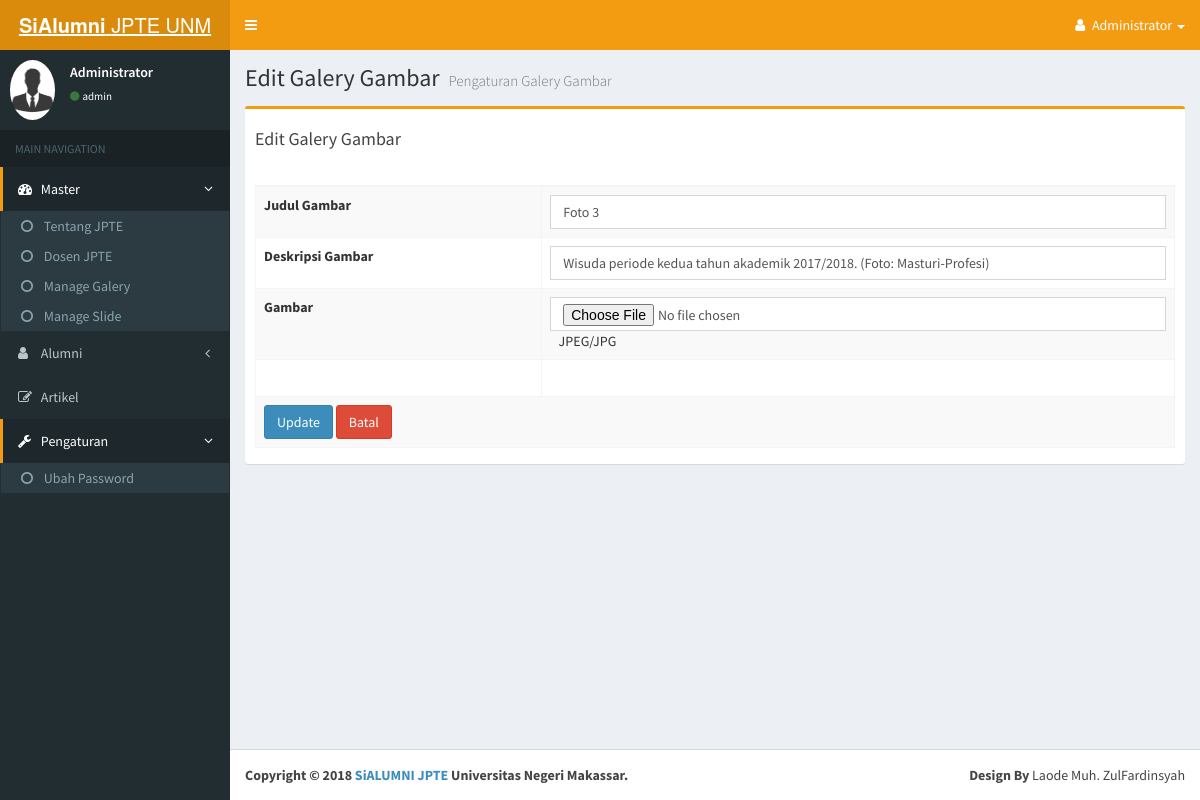
The app's page /admin/manage-galeryedit.php?id=20 (signed in) with its own data.
### tables this page shows
CREATE TABLE `data_galery` (
  `id` int(11) NOT NULL,
  `judul` text NOT NULL,
  `deskripsi` text NOT NULL,
  `gambar` text NOT NULL
);

### admin/manage-galeryedit.php (the view, shortened to what this page needs)
<?php
include 'global_header.php';
?>
<div class="content-wrapper" style="min-height: 901px;">
  <section class="content-header">
    <h1>
      Edit Galery Gambar
      <small>Pengaturan Galery Gambar</small>
    </h1>
  </section>
  <section class="content">
    <div class="box box-warning">
      <div class="box-header">
        <div class="box-title"><h4>Edit Galery Gambar</h4></div>
      </div>
      <div class="box-body">
        <?php
        $query = $koneksi->query("SELECT * FROM data_galery WHERE id = '$_GET[id]'");
        foreach ($query as $data) {
          ?>
          <form action="" method="post" class="form-horizontal" enctype="multipart/form-data">
            <table id="example1" class="table table-bordered table-striped">
              <tbody>
                <tr>
                  <td><label>Judul Gambar</label></td>
                  <td><input class="form-control" type="input" name="judul" value="<?php echo $data['judul']; ?>" id="judul"></td>
                </tr>
                <tr>
                  <td><label>Deskripsi Gambar</label></td>
                  <td><input class="form-control" type="input" name="deskripsi" value="<?php echo $data['deskripsi']; ?>" id="deskripsi"></td>
                </tr>
                <tr>
                  <td><label>Gambar</label></td>
                  <td>
                    <input class="form-control" value="<?php echo $data['gambar'];?>" type="file" name="foto" id="foto">&nbsp; &nbsp;JPEG/JPG</td>
                  </tr>
                  <tr>
                    <td>&nbsp;</td>
                    <td>&nbsp;</td>
                  </tr>
                  <tr>
                    <td colspan="2">
                      <input class="btn btn-primary" id="submit" type="submit" name="add" value="Update">
                      <input class="btn btn-danger" id="reset" type="reset" value="Batal" onclick="self.history.back()">
                    </td>
                  </tr>
                </tbody></table>
              </form>
              <?php } ?>
            </div>
          </div>
        </div>
      <?php
      include 'global_footer.php';
      ?>

### assets/css/_all-skins.css (style rules this page uses)
.skin-yellow .content-header { background: transparent; }

### admin/global_header.php (style rules this page uses)
th, td { white-space: nowrap; }

### records on screen
data_galery: judul "Foto 3", deskripsi "Wisuda periode kedua tahun akademik 2017/2018. (Foto: Masturi-Profesi)"

### other values on screen
$_SESSION['nm_lengkap'] "Administrator"
$_SESSION['username'] "admin"
